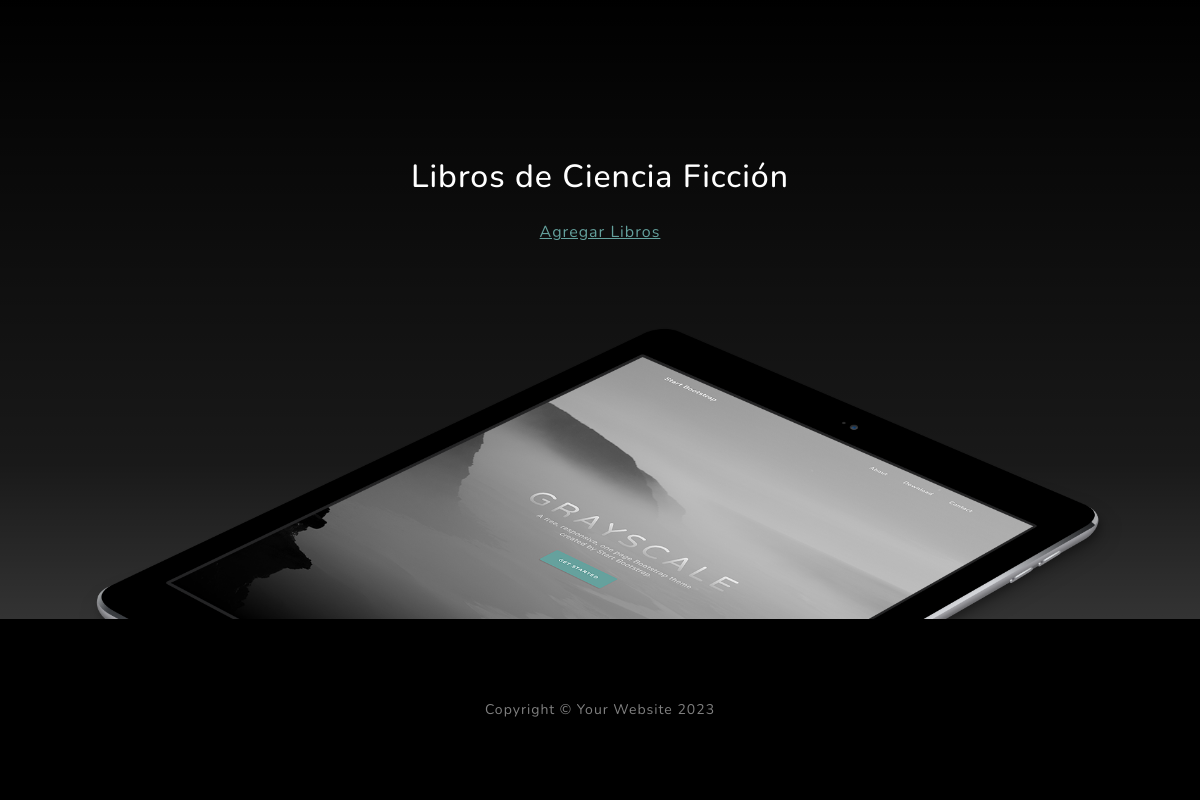
/AppCoder/cienciaficcion/list/ (signed in, lower part), run on an earlier commit of the app's database.
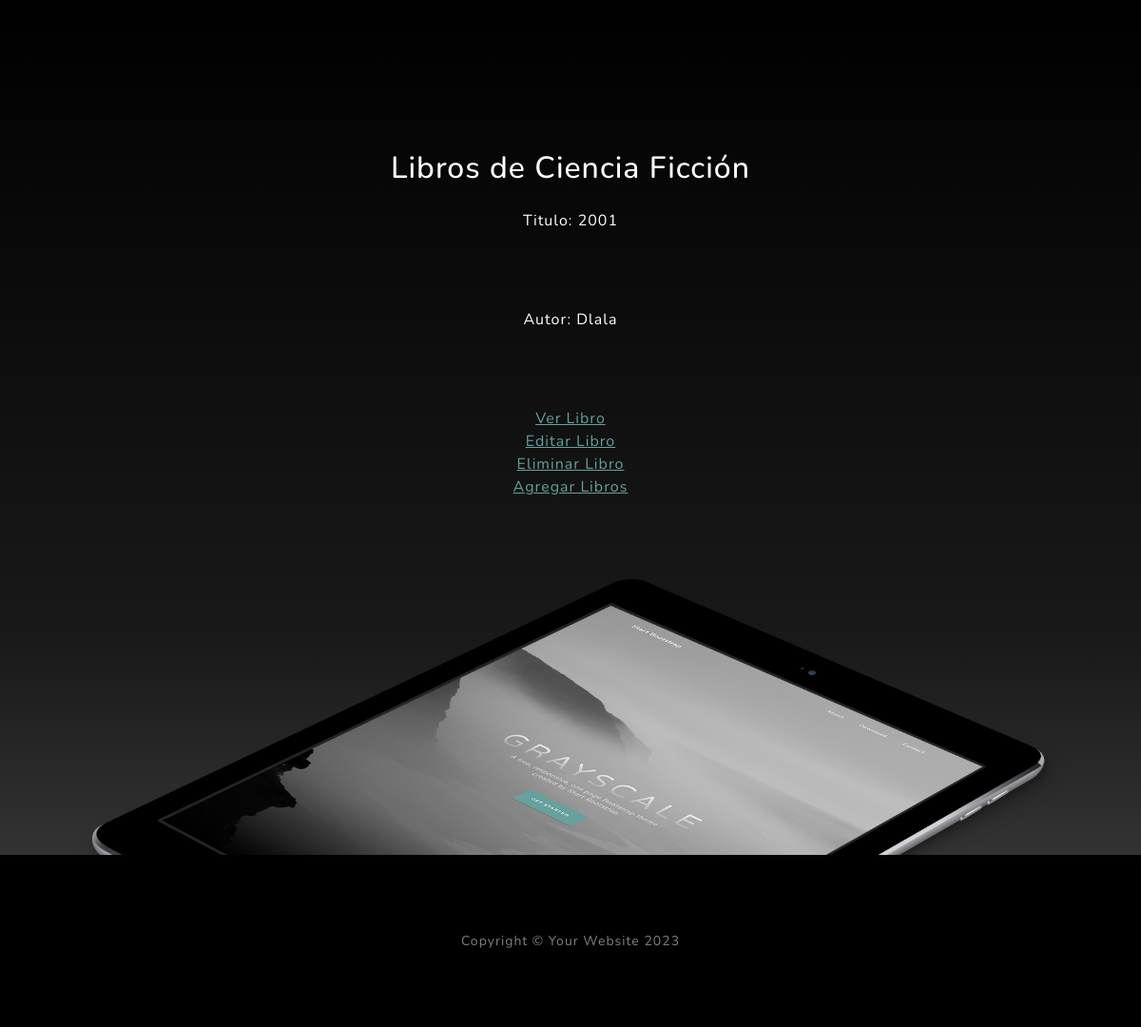
And on a later commit of the database.
### AppCoder/models.py (models this page shows, shortened)
class CienciaFiccion(models.Model):
    libro = models.CharField(max_length=60)
    autor = models.CharField(max_length=60)
    year = models.IntegerField()

### AppCoder/views.py (the view)
# urls.py: path("cienciaficcion/list/", ListaCienciaFiccion.as_view(), name="CienciaFiccionLeer"),
class ListaCienciaFiccion(LoginRequiredMixin, ListView):
    model = CienciaFiccion

### AppCoder/templates/AppCoder/cienciaficcion_list.html (shortened to what this page needs)
{% extends "AppCoder/padre.html" %}
{% load static %}
{% block descripcion %}
Libros de Ciencia Ficción
{% endblock %}
{% block form %}
{% for cienciaficcion in object_list %}
<p>Titulo: {{cienciaficcion.libro}}</p>
<p>Autor: {{cienciaficcion.autor}}</p>
<a href="{% url 'CienciaFiccionDetalle' cienciaficcion.id %}"> Ver Libro  </a>
<br>
<a href="{% url 'CienciaFiccionActualizar' cienciaficcion.id %}"> Editar Libro  </a>
<br>
<a href="{% url 'CienciaFiccionBorrar' cienciaficcion.id %}"> Eliminar Libro  </a>
<br>
{% endfor  %}
<a href="{% url 'CienciaFiccionCrear' %}"> Agregar Libros  </a>
{% endblock %}

What changed in the data, as far as the page shows it:
added CienciaFiccion: libro "2001", autor "Dlala"
